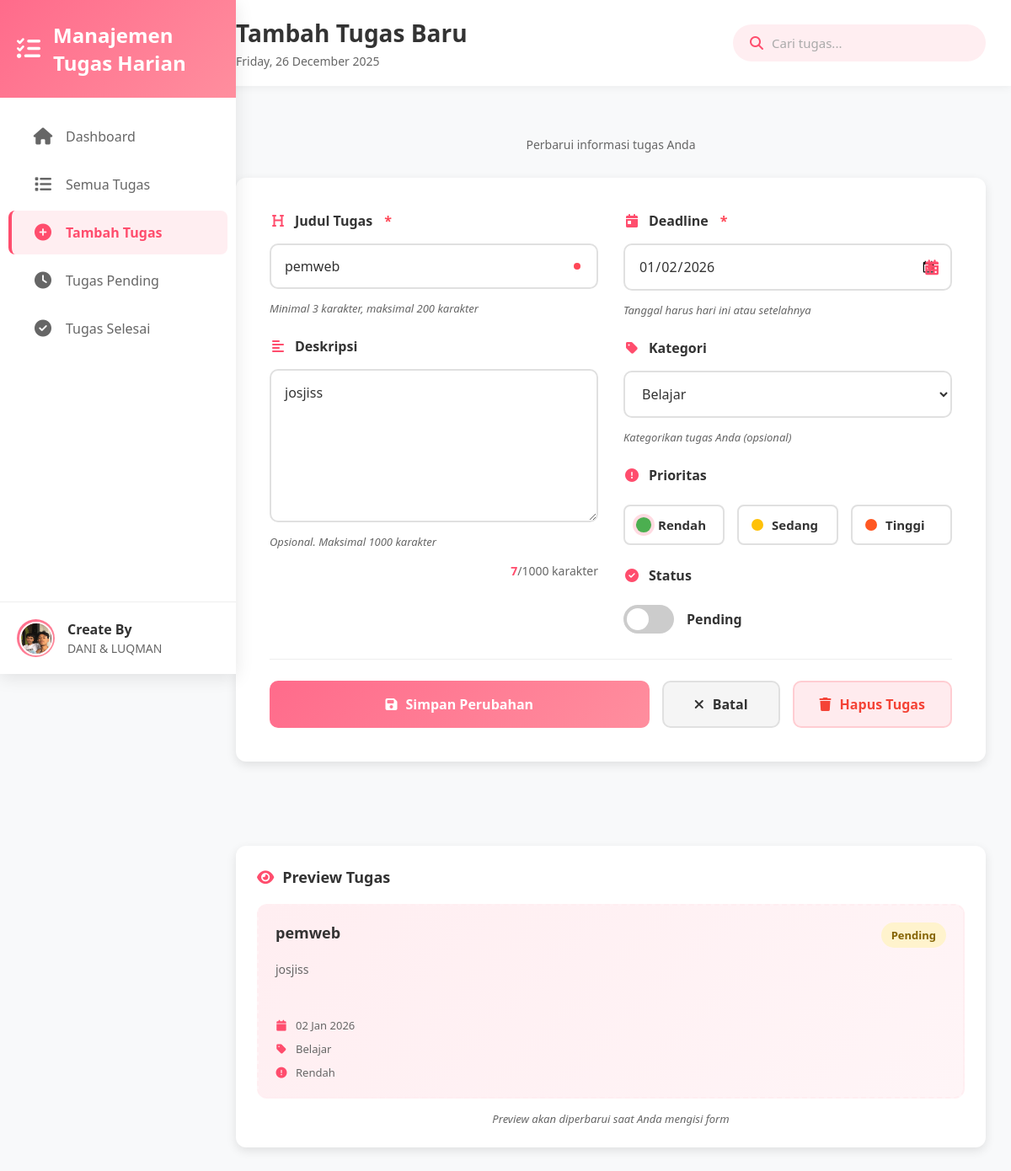
/pages/tambah-tugas.php?edit=2, run on the app's committed database.
### tables this page shows
CREATE TABLE `tugas` (
  `id` int(11) NOT NULL,
  `judul` varchar(255) NOT NULL,
  `deskripsi` text DEFAULT NULL,
  `deadline` date DEFAULT NULL,
  `status` enum('Pending','Selesai') DEFAULT 'Pending',
  `created_at` timestamp NOT NULL DEFAULT current_timestamp(),
  `kategori` varchar(50) DEFAULT '',
  `prioritas` enum('rendah','sedang','tinggi') DEFAULT 'sedang',
  `updated_at` timestamp NOT NULL DEFAULT current_timestamp() ON UPDATE current_timestamp()
);

### pages/tambah-tugas.php (the view, shortened to what this page needs)
<?php
include '../includes/header.php';
include '../includes/koneksi.php';
$edit_mode = false;
$task_data = null;
if (isset($_GET['edit'])) {
    $edit_mode = true;
    $task_id = intval($_GET['edit']);
    $query = "SELECT * FROM tugas WHERE id = $task_id";
    $result = mysqli_query($conn, $query);
    if (mysqli_num_rows($result) > 0) {
        $task_data = mysqli_fetch_assoc($result);
    } else {
        header('Location: semua-tugas.php');
        exit();
    }
}
?>
<div class="form-page">
    <div class="form-header">
        <p class="page-subtitle">
            <?php echo $edit_mode
                ? 'Perbarui informasi tugas Anda'
                : 'Isi formulir di bawah untuk menambahkan tugas baru'; ?>
        </p>
    </div>
    <div class="form-wrapper">
        <div class="form-container">
            <form id="taskForm" action="../proses.php" method="POST" novalidate>
                <div class="form-grid">
                    <div class="form-column">
                        <div class="form-group">
                            <label for="judul" class="form-label required">
                                <i class="fas fa-heading"></i> Judul Tugas
                            </label>
                            <input type="text"
                                   id="judul"
                                   name="judul"
                                   class="form-input"
                                   placeholder="Masukkan judul tugas"
                                   value="<?php echo $edit_mode ? htmlspecialchars($task_data['judul']) : ''; ?>"
                                   required
                                   data-minlength="3"
                                   data-maxlength="200">
                            <div class="form-hint">Minimal 3 karakter, maksimal 200 karakter</div>
                        </div>
                        <div class="form-group">
                            <label for="deskripsi" class="form-label">
                                <i class="fas fa-align-left"></i> Deskripsi
                            </label>
                            <textarea id="deskripsi"
                                      name="deskripsi"
                                      class="form-textarea"
                                      rows="6"
                                      placeholder="Deskripsikan tugas secara detail..."
                                      data-maxlength="1000"><?php echo $edit_mode ? htmlspecialchars($task_data['deskripsi']) : ''; ?></textarea>
                            <div class="form-hint">Opsional. Maksimal 1000 karakter</div>
                            <div class="char-counter">
                                <span id="charCount">0</span>/1000 karakter
                            </div>
                        </div>
                    </div>
                    <div class="form-column">
                        <div class="form-group">
                            <label for="deadline" class="form-label required">
                                <i class="fas fa-calendar-day"></i> Deadline
                            </label>
                            <div class="date-input-wrapper">
                                <input type="date"
                                       id="deadline"
                                       name="deadline"
                                       class="form-input"
                                       value="<?php echo $edit_mode ? $task_data['deadline'] : date('Y-m-d', strtotime('+7 days')); ?>"
                                       required
                                       min="<?php echo date('Y-m-d'); ?>">
                            </div>
                            <div class="form-hint">Tanggal harus hari ini atau setelahnya</div>
                        </div>
                        <div class="form-group">
                            <label for="kategori" class="form-label">
                                <i class="fas fa-tag"></i> Kategori
                            </label>
                            <select id="kategori" name="kategori" class="form-select">
                                <option value="belajar" <?php echo ($edit_mode && $task_data['kategori'] == 'belajar') ? 'selected' : ''; ?>>Belajar</option>
                            </select>
                            <div class="form-hint">Kategorikan tugas Anda (opsional)</div>
                        </div>
                        <div class="form-group">
                            <label class="form-label">
                                <i class="fas fa-exclamation-circle"></i> Prioritas
                            </label>
                            <div class="priority-options">
                                <label class="priority-option low">
                                    <span class="priority-dot"></span>
                                    <span class="priority-label">Rendah</span>
                                </label>
                                <label class="priority-option medium">
                                    <span class="priority-dot"></span>
                                    <span class="priority-label">Sedang</span>
                                </label>
                                <label class="priority-option high">
                                    <span class="priority-dot"></span>
                                    <span class="priority-label">Tinggi</span>
                                </label>
                            </div>
                        </div>
                        <?php if ($edit_mode): ?>
                        <div class="form-group">
                            <label for="status" class="form-label">
                                <i class="fas fa-check-circle"></i> Status
                            </label>
                            <div class="status-toggle-group">
                                <label class="switch">
                                    <span class="slider"></span>
                                </label>
                                <span class="status-label" id="statusLabel">
                                    <?php echo ($task_data['status'] == 'Selesai') ? 'Selesai' : 'Pending'; ?>
                                </span>
                            </div>
                        </div>
                        <?php endif; ?>
                    </div>
                </div>
                <div class="form-actions">
                    <button type="submit" class="btn-submit" id="submitBtn">
                        <i class="fas <?php echo $edit_mode ? 'fa-save' : 'fa-plus-circle'; ?>"></i>
                        <?php echo $edit_mode ? 'Simpan Perubahan' : 'Tambah Tugas'; ?>
                    </button>
                    <a href="semua-tugas.php" class="btn-cancel">
                        <i class="fas fa-times"></i> Batal
                    </a>
                    <?php if ($edit_mode): ?>
                    <a href="../proses.php?delete=<?php echo $task_data['id']; ?>"
                       class="btn-delete"
                       onclick="return confirm('Apakah Anda yakin ingin menghapus tugas ini?')">
                        <i class="fas fa-trash"></i> Hapus Tugas
                    </a>
                    <?php endif; ?>
                </div>
            </form>
        </div>
        <div class="preview-section">
            <h3><i class="fas fa-eye"></i> Preview Tugas</h3>
            <div class="preview-card">
                <div class="preview-header">
                    <h4 id="previewTitle">Judul Tugas</h4>
                    <span class="preview-status" id="previewStatus">Pending</span>
                </div>
                <div class="preview-body">
                    <p id="previewDesc">Deskripsi tugas akan muncul di sini...</p>
                    <div class="preview-meta">
                        <div class="meta-item">
                            <i class="fas fa-calendar"></i>
                            <span id="previewDeadline"><?php echo date('d M Y', strtotime('+7 days')); ?></span>
                        </div>
                        <div class="meta-item">
                            <i class="fas fa-tag"></i>
                            <span id="previewCategory">-</span>
                        </div>
                        <div class="meta-item">
                            <i class="fas fa-exclamation-circle"></i>
                            <span id="previewPriority">Sedang</span>
                        </div>
                    </div>
                </div>
            </div>
            <p class="preview-note">Preview akan diperbarui saat Anda mengisi form</p>
        </div>
    </div>
</div>
<?php include '../includes/footer.php'; ?>

### assets/css/style.css (style rules this page uses)
:root { --primary-color: #ff6b8b; --secondary-color: #ff8e9e; --accent-color: #ff4d6d; --light-pink: #ffeef1; --dark-pink: #d63384; --gradient-pink: linear-gradient(135deg, #ff6b8b 0%, #ff8e9e 100%); --gradient-light: linear-gradient(135deg, #ffeef1 0%, #fff5f7 100%); --text-dark: #333; --text-light: #666; --text-white: #fff; --shadow: 0 4px 12px rgba(0, 0, 0, 0.1); --shadow-lg: 0 8px 25px rgba(0, 0, 0, 0.15); --radius: 12px; --transition: all 0.3s ease; }
* { margin: 0; padding: 0; box-sizing: border-box; font-family: 'Segoe UI', Tahoma, Geneva, Verdana, sans-serif; }
body { background-color: #f8f9fa; color: var(--text-dark); min-height: 100vh; }
.page-subtitle { color: var(--text-light); font-size: 14px; }

### data on the page
tugas: judul "pemweb", deskripsi "josjiss", deadline "01/02/2026", kategori "Belajar"

### other printed values
$page_title "Tambah Tugas Baru"
